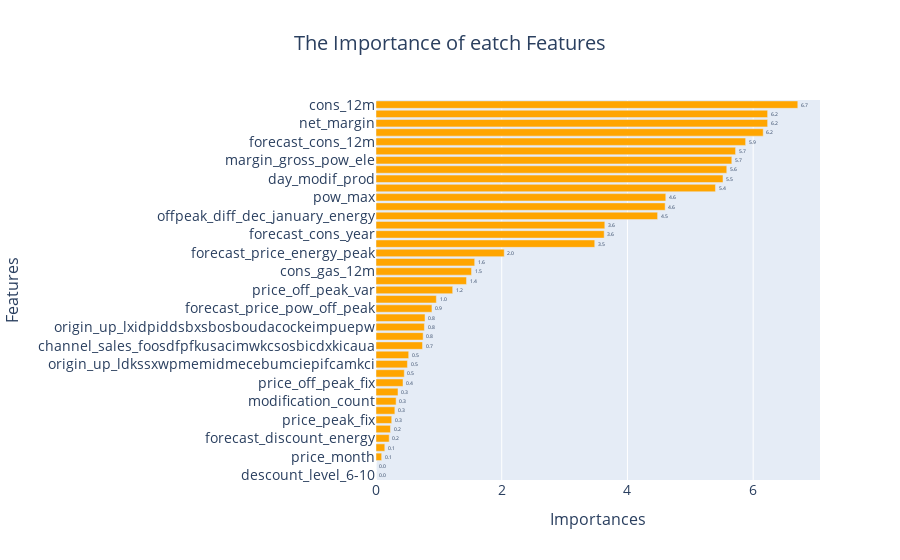

The code cell stored with this chart in its notebook:
### Code cell
feature_names = complte_pipline.named_steps['preprocessing']
feature_encoded=feature_names.get_feature_names_out()
encoded_features = pd.Series(feature_encoded)
encoded_features = encoded_features.str.replace('ohe__', '')
encoded_features = encoded_features.str.replace('remainder__', '')
encoded_features = encoded_features.str.replace('number__', '')
encoded_features = encoded_features.str.replace('category__', '')
importance = complte_pipline.named_steps['training_model'].named_steps['R_model'].feature_importances_

feature_importances=pd.DataFrame({
    'Features':encoded_features,
    'Importances':np.round( importance*100,2)
  })
feature_importances=feature_importances.sort_values(by='Importances')


#visualization the feature imortance
fig=px.bar(feature_importances,x='Importances',y='Features',text='Importances',
       title='The Importance of eatch Features',
       color_discrete_sequence=['orange'])

fig.update_traces(texttemplate='%{text:.1f}',textposition='outside')
fig.update_layout(title_font=dict(size=20),title_x=0.5)
fig.update_xaxes(title_font=dict(size=16),tickfont=dict(size=14))
fig.update_yaxes(title_font=dict(size=16),tickfont=dict(size=14))
fig.show()

### Figure 1 — Plotly figure (JSON) as saved in the notebook; plotly's stock layout.template omitted (floating-point values rounded to 4 significant figures)
{"data": [{"alignmentgroup": "True", "hovertemplate": "Importances=%{text}<br>Features=%{y}<extra></extra>", "legendgroup": "", "marker": {"color": "orange", "pattern": {"shape": ""}}, "name": "", "offsetgroup": "", "orientation": "h", "showlegend": false, "text": [0, 0, 0.09, 0.14, 0.21, 0.23, 0.25, 0.3, 0.32, 0.35, 0.43, 0.45, 0.5, 0.52, 0.74, 0.75, 0.77, 0.78, 0.89, 0.96, 1.22, 1.44, 1.52, 1.57, 2.04, 3.48, 3.63, 3.64, 4.48, 4.6, 4.61, 5.4, 5.52, 5.58, 5.66, 5.72, 5.88, 6.16, 6.23, 6.23, 6.71], "textposition": "outside", "texttemplate": "%{text:.1f}", "type": "bar", "x": [0, 0, 0.09, 0.14, 0.21, 0.23, 0.25, 0.3, 0.32, 0.35, 0.43, 0.45, 0.5, 0.52, 0.74, 0.75, 0.77, 0.78, 0.89, 0.96, 1.22, 1.44, 1.52, 1.57, 2.04, 3.48, 3.63, 3.64, 4.48, 4.6, 4.61, 5.4, 5.52, 5.58, 5.66, 5.72, 5.88, 6.16, 6.23, 6.23, 6.71], "xaxis": "x", "y": ["descount_level_6-10", "descount_level_11-20", "price_month", "descount_level_21-30", "forecast_discount_energy", "price_mid_peak_fix", "price_peak_fix", "channel_sales_ewpakwlliwisiwduibdlfmalxowmwpci", "modification_count", "channel_sales_lmkebamcaaclubfxadlmueccxoimlema", "price_off_peak_fix", "channel_sales_usilxuppasemubllopkaafesmlibmsdf", "origin_up_ldkssxwpmemidmecebumciepifcamkci", "has_gas_t", "channel_sales_foosdfpfkusacimwkcsosbicdxkicaua", "price_mid_peak_var", "origin_up_lxidpiddsbxsbosboudacockeimpuepw", "price_peak_var", "forecast_price_pow_off_peak", "nb_prod_act", "price_off_peak_var", "num_years_antig", "cons_gas_12m", "offpeak_diff_dec_january_power", "forecast_price_energy_peak", "imp_cons", "forecast_cons_year", "forecast_price_energy_off_peak", "offpeak_diff_dec_january_energy", "cons_last_month", "pow_max", "day_renewal", "day_modif_prod", "margin_net_pow_ele", "margin_gross_pow_ele", "day_to_end", "forecast_cons_12m", "day_activ", "net_margin", "forecast_meter_rent_12m", "cons_12m"], "yaxis": "y"}], "layout": {"barmode": "relative", "legend": {"tracegroupgap": 0}, "title": {"font": {"size": 20}, "text": "The Importance of eatch Features", "x": 0.5}, "xaxis": {"anchor": "y", "domain": [0, 1], "tickfont": {"size": 14}, "title": {"font": {"size": 16}, "text": "Importances"}}, "yaxis": {"anchor": "x", "domain": [0, 1], "tickfont": {"size": 14}, "title": {"font": {"size": 16}, "text": "Features"}}}}
